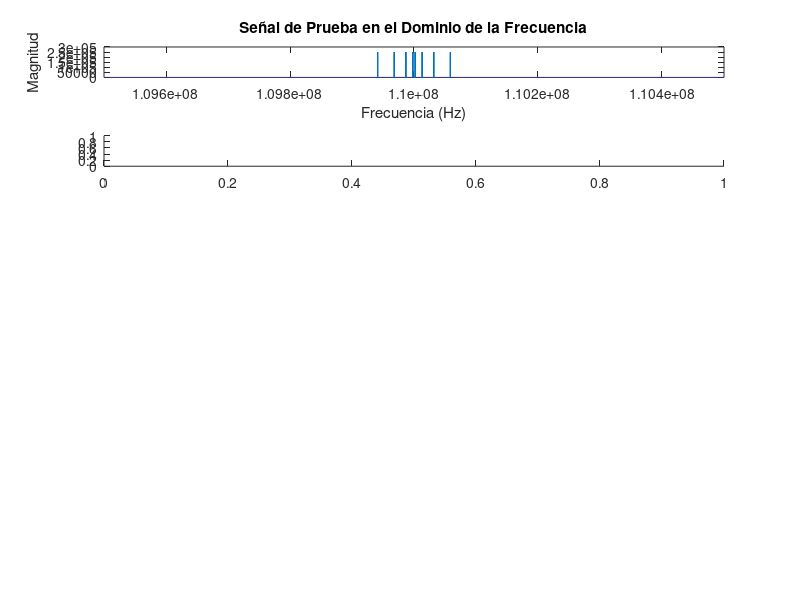

MATLAB code to generate this figure: (Note: this script raises an error after producing the figure.)
pkg load signal; % Cargar el paquete de señales si está disponible

% Parámetros iniciales
fs = 1e6; % Frecuencia de muestreo (Hz)
t = linspace(0, 1, fs); % Vector de tiempo de 1 segundo

% Crear señal de prueba centrada en 110 MHz con componentes en frecuencias específicas
fc = 110e6; % Frecuencia central de 110 MHz
f1 = 1875; % Frecuencia de 1875 Hz
f2 = 13125; % Frecuencia de 13125 Hz
f3 = 31875; % Frecuencia de 31875 Hz
f4 = 58625; % Frecuencia de 58625 Hz

% Generar la señal de prueba (modulación de amplitud)
test_signal = cos(2 * pi * f1 * t) + cos(2 * pi * f2 * t) + cos(2 * pi * f3 * t) + cos(2 * pi * f4 * t);
FMmodulada = test_signal .* cos(2 * pi * fc * t);

% Transformar la señal de prueba al dominio de la frecuencia
FMmodulada_freq = fft(FMmodulada);
f_FMmodulada = linspace(-fs/2, fs/2, length(FMmodulada_freq)) + fc; % Ajuste para centrar en 110 MHz

% Crear oscilador local de 99.3 MHz para obtener una IF de 10.7 MHz
f_lo = 99.3e6; % Frecuencia del oscilador local
osc_lo = cos(2 * pi * f_lo * t); % Señal del oscilador local

% Mezclar la señal de prueba con el oscilador local para obtener la señal IF
IF_signal = FMmodulada .* osc_lo;

% Transformar la señal IF al dominio de la frecuencia
IF_signal_freq = fft(IF_signal);
f_IF = linspace(-fs/2, fs/2, length(IF_signal_freq)) + (fc - f_lo); % Ajuste para centrar en la nueva frecuencia intermedia de 10.7 MHz

% Verificar las frecuencias resultantes de la mezcla
frecuencias_resultantes = abs(fc - f_lo + [f1, f2, f3, f4]);

disp('Frecuencias esperadas en la señal IF:');
disp(frecuencias_resultantes);

% Aplicar el filtro paso banda en el dominio de la frecuencia
band_start = 10.5e6; % Ajustar el inicio de la banda a 10.5 MHz para incluir márgenes
band_end = 10.9e6; % Ajustar el final de la banda a 10.9 MHz para incluir márgenes
bp_filter = (f_IF >= band_start & f_IF <= band_end) | (f_IF <= -band_start & f_IF >= -band_end); % Filtro paso banda

% Aplicar el filtro en el dominio de la frecuencia
IF_signal_freq_filtered = IF_signal_freq .* bp_filter;

% Transformar la señal IF filtrada de vuelta al dominio del tiempo
IF_signal_filtered = ifft(IF_signal_freq_filtered);

% Identificar las componentes de frecuencia significativas en la señal filtrada
magnitudes_filtered = abs(IF_signal_freq_filtered);
threshold_filtered = max(magnitudes_filtered) * 0.1; % Umbral para identificar picos significativos

peaks_filtered = [];
locs_filtered = [];
for i = 2:length(magnitudes_filtered)-1
    if magnitudes_filtered(i) > magnitudes_filtered(i-1) && magnitudes_filtered(i) > magnitudes_filtered(i+1) && magnitudes_filtered(i) > threshold_filtered
        peaks_filtered = [peaks_filtered; magnitudes_filtered(i)];
        locs_filtered = [locs_filtered; i];
    end
end

% Mostrar los valores de los picos y sus frecuencias en la señal filtrada
disp('Frecuencias y magnitudes de los picos identificados en la señal filtrada:');
for i = 1:length(locs_filtered)
    fprintf('Frecuencia: %.2f Hz, Magnitud: %.2f\n', f_IF(locs_filtered(i)), peaks_filtered(i));
end

% Graficar las señales en el dominio de la frecuencia
figure;

% Señal de Prueba en el Dominio de la Frecuencia
subplot(6,1,1);
plot(f_FMmodulada, fftshift(abs(FMmodulada_freq)));
title('Señal de Prueba en el Dominio de la Frecuencia');
xlabel('Frecuencia (Hz)');
ylabel('Magnitud');
xlim([fc - 500e3, fc + 500e3]); % Mostrar un rango más cerrado alrededor de 110 MHz para mejor visualización

% Señal del Oscilador Local en el Dominio de la Frecuencia
subplot(6,1,2);
plot(f_osc_lo, fftshift(abs(osc_lo_freq)));
title('Señal del Oscilador Local en el Dominio de la Frecuencia');
xlabel('Frecuencia (Hz)');
ylabel('Magnitud');
xlim([f_lo - 500e3, f_lo + 500e3]); % Mostrar un rango más cerrado alrededor de 99.3 MHz para mejor visualización

% Señal IF en el Dominio de la Frecuencia (sin filtrar)
subplot(6,1,3);
plot(f_IF, fftshift(abs(IF_signal_freq)));
title('Señal Intermedia (IF) en el Dominio de la Frecuencia (sin filtrar)');
xlabel('Frecuencia (Hz)');
ylabel('Magnitud');
xlim([10.2e6, 11.2e6]); % Mostrar un rango más cerrado alrededor de 10.7 MHz para mejor visualización

% Producto del Filtro IF Centrado en el Dominio de la Frecuencia (sin filtro aplicado)
subplot(6,1,4);
plot(f_IF, abs(IF_signal_freq));
title('Producto del Filtro IF Centrado en el Dominio de la Frecuencia (sin filtrar)');
xlabel('Frecuencia (Hz)');
ylabel('Magnitud');
xlim([10.2e6, 11.2e6]); % Mostrar un rango más cerrado alrededor de 10.7 MHz para mejor visualización

% Señal IF Filtrada en el Dominio de la Frecuencia
subplot(6,1,5);
plot(f_IF, fftshift(abs(IF_signal_freq_filtered)));
title('Señal IF Filtrada en el Dominio de la Frecuencia');
xlabel('Frecuencia (Hz)');
ylabel('Magnitud');
xlim([10.5e6, 10.9e6]); % Mostrar un rango más cerrado para la señal filtrada

% Graficar las componentes significativas de la señal filtrada
subplot(6,1,6);
plot(f_IF, fftshift(abs(IF_signal_freq_filtered)));
hold on;
plot(f_IF(locs_filtered), peaks_filtered, 'ro'); % Marcar los picos significativos
title('Componentes Significativas en la Señal IF Filtrada');
xlabel('Frecuencia (Hz)');
ylabel('Magnitud');
xlim([10.5e6, 10.9e6]); % Mostrar un rango más cerrado para la señal filtrada
hold off;

% Verificaciones adicionales
disp('Información de la señal de prueba:');
disp(['Longitud: ', num2str(length(FMmodulada))]);
disp(['Rango de valores: ', num2str(min(FMmodulada)), ' a ', num2str(max(FMmodulada))]);

disp('Información del oscilador local:');
disp(['Longitud: ', num2str(length(osc_lo))]);
disp(['Rango de valores: ', num2str(min(osc_lo)), ' a ', num2str(max(osc_lo))]);

disp('Información de la señal IF:');
disp(['Longitud: ', num2str(length(IF_signal))]);
disp(['Rango de valores: ', num2str(min(IF_signal)), ' a ', num2str(max(IF_signal))]);
